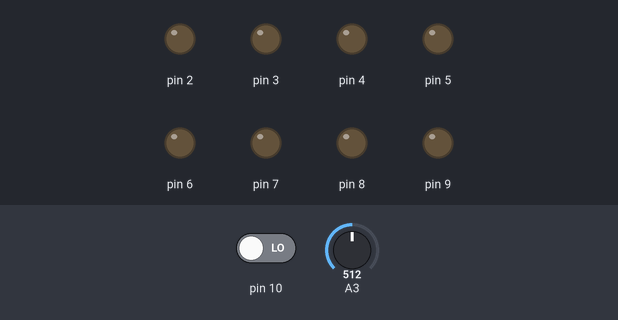
The sketch below on a simulated Arduino Uno, built with avr-gcc and run on an emulated ATmega328P. On the bench: output pins drawn as LEDs (lit = HIGH). The inputs (shaded band) are chosen by the test bench; at power-on: pin 10 LOW, A3 = 512.

Above: at 1.2 s.
1.3 s: pin 10 driven HIGH
At 2.5 s:
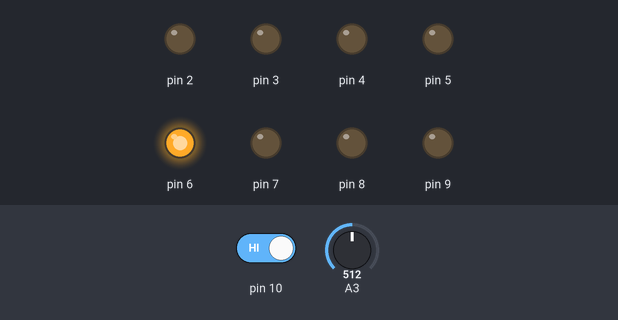
2.8 s: A3 set to 561
4.3 s: A3 set to 581
At 5.0 s:
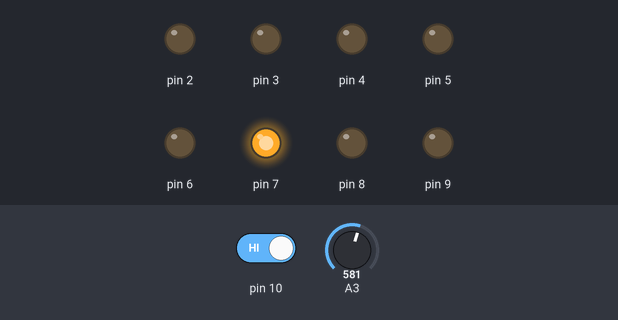
5.8 s: A3 set to 716
At 6.1 s:
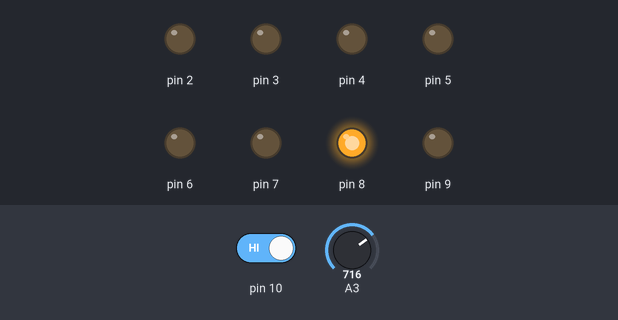
7.3 s: A3 set to 789
8.8 s: A3 set to 808
At 9.6 s:
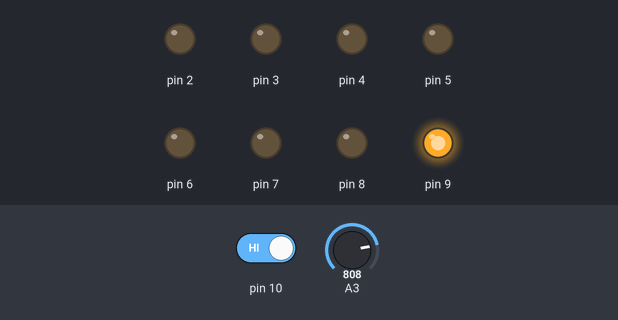
Timing chart, 0 to 11.3 s (numbered marks = the images above; inputs shaded):
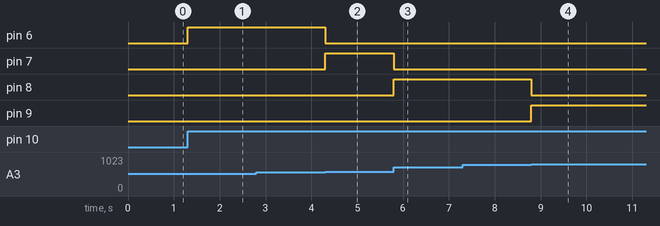

Measured:
- the behaviour switches between 568 and 569 on A3 (found by bisection; images 1 and 2)
- the behaviour switches between 795 and 796 on A3 (found by bisection; images 3 and 4)
- after the input at 1.3 s, pin 6: LOW → HIGH at once
- after the input at 2.8 s, every drawn part: stays the same
- after the input at 4.3 s, pin 6: HIGH → LOW at once; pin 7: LOW → HIGH at once
- after the input at 5.8 s, pin 7: HIGH → LOW at once; pin 8: LOW → HIGH at once
- after the input at 7.3 s, every drawn part: stays the same
- after the input at 8.8 s, pin 8: HIGH → LOW at once; pin 9: LOW → HIGH at once

The sketch:

control_light.ino
```cpp
long int nums[9]={};

void setup() {
  for (int i=0;i<8;i++)
  {
    pinMode(i+2, OUTPUT);
  }
  pinMode(10,INPUT);
  nums[0]=1;
  for(int i=1;i<9;i++){
    nums[i]=nums[i-1]*10;
  }
  Serial.begin(9600);
}

void loop() {
  int buttonState = 0;
  buttonState = digitalRead(10);
  if (buttonState == HIGH) {
    int sensorValue = analogRead(A3);
    int mappedValue = map(sensorValue, 0, 1023, 0, 9);
    shownum(nums[mappedValue]);
  }
}

void shownum(long int num){
  int digits[8] ={};
  for(int i=0;i<8;i++){
    digits[i]=num%10;
    num/=10;
  }
  for(int i=0;i<8;i++){
    if(digits[i]==1){
      digitalWrite(i+2,HIGH);
    }
    else{
      digitalWrite(i+2,LOW);
    }
  }
}
```
